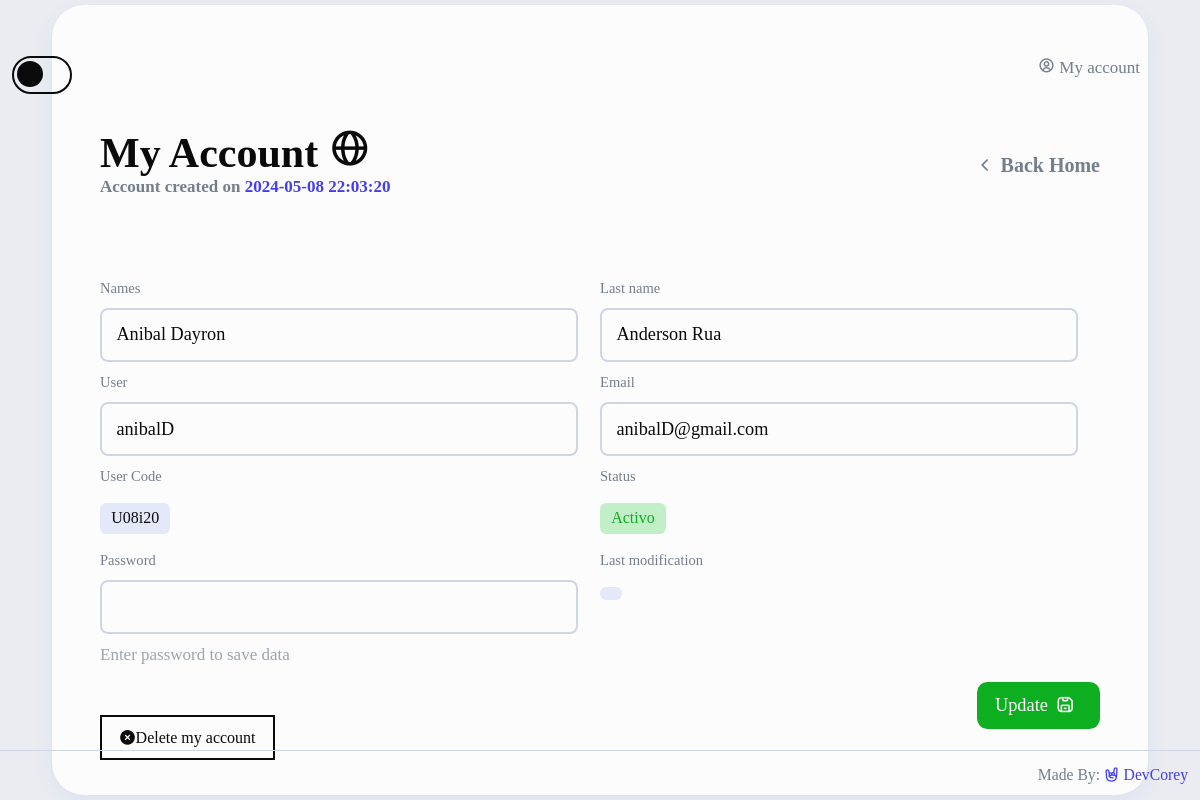
The app's page /account.php (signed in) with its own data.
### tables this page shows
CREATE TABLE IF NOT EXISTS `users` (
  `IdUsuario` int(11) NOT NULL AUTO_INCREMENT,
  `CodUsuario` varchar(100) NOT NULL,
  `Usuario` varchar(100) NOT NULL,
  `Password` varchar(100) NOT NULL,
  `Nombres` varchar(100) NOT NULL,
  `Apellidos` varchar(100) NOT NULL,
  `Email` varchar(100) NOT NULL,
  `Permisos` enum('Administrador','Usuario normal') NOT NULL,
  `Estado` enum('Activo','Desactivo','Eliminado','Bloqueado') NOT NULL,
  `FechaRegistro` datetime NOT NULL,
  `FechaModificacion` datetime DEFAULT NULL,
  PRIMARY KEY (`IdUsuario`)
);

### action/functions.php (called while the page is built, shortened)
<?php
function get_user() {
    $conn = Db::connect();
    $UserActual = $_SESSION['email'];
    $query = "SELECT * FROM users WHERE Email = '$UserActual'";
    $result = mysqli_query($conn, $query);
    if ($result) {
        $usuarios = array();
        while ($row = mysqli_fetch_assoc($result)) {
            $usuarios[] = $row;
        }
        return $usuarios;
    } else {
        return false;
    }
}

### account.php (the view, shortened to what this page needs)
<?php
require_once "action/functions.php";
$usuarios = get_user();
?>
<!DOCTYPE html>
<html lang="en">
<head>
    <?php include 'action/inc/link.php'?>
    <main class="main">
        <div class="container container_max">
            <?php include 'action/inc/header.php'?>
            <section class="form_contender">
                <div class="form_register">
                    <?php foreach ($usuarios as $usuario) { ?>
                    <div class="head">
                        <h2>My Account <i class='bx bx-globe'></i>
                        <p>Account created on <span class="color_primary"><?php echo $usuario['FechaRegistro']; ?></span></p>
                        </h2>
                        <a class="right color_text" href="./"><h6><i class="ai-chevron-left-small"></i> Back Home</h6></a>
                    </div>
                    <div class="body">
                        <form method="post" class="column" action="">
                            <div class="column-6">
                                <div class="group">
                                    <label>Names</label>
                                    <input type="text" name="nombres" value="<?php echo $usuario['Nombres']; ?>">
                                </div>
                            </div>
                            <div class="column-6">
                                <div class="group">
                                    <label>Last name</label>
                                    <input type="text" name="apellidos"  value="<?php echo $usuario['Apellidos']; ?>">
                                </div>
                            </div>
                            <div class="column-6">
                                <div class="group">
                                    <label>User</label>
                                    <input type="text" name="usuario" value="<?php echo $usuario['Usuario']; ?>">
                                </div>
                            </div>
                            <div class="column-6">
                                <div class="group">
                                    <label>Email</label>
                                    <input type="email" name="email" value="<?php echo $usuario['Email']; ?>">
                                </div>
                            </div>
                            <div class="column-6">
                                <div class="group">
                                    <label>User Code</label>
                                    <div class="label bg_secondary color_dark_p"><?php echo $usuario['CodUsuario']; ?></div>
                                </div>
                            </div>
                            <div class="column-6">
                                <div class="group">
                                    <label>Status</label>
                                    <div class="label bg_third color_verify"><?php echo $usuario['Estado']; ?></div>
                                </div>
                            </div>
                            <div class="column-6">
                                <div class="group">
                                    <label>Password</label>
                                    <input type="password" name="password" value="">
                                    <p class="obs">Enter password to save data</p>
                                </div>
                            </div>
                            <div class="column-6">
                                <div class="group">
                                    <label>Last modification</label>
                                    <div class="label bg_secondary color_dark_p"><?php echo $usuario['FechaModificacion']; ?></div>
                                </div>
                            </div>
                            <div class="column-12">
                                <div class="f_r">
                                    <?php } ?>
                                    <button type="submit" class="bg_verify">Update<i class="ai-save"></i></button>
                                </div>
                            </div>
                        </form>
                        <a class="btn_abrir button border bg_light color_dark"><i class="ai-circle-x-fill"></i>Delete my account</a>
                    </div>
                </div>
            </section>
        </div>
    </main>
    <?php include 'action/inc/footer.php'?>
</body>
</html>

### assets/css/framework.css (style rules this page uses)
:root { --color_dark_p: #0a0a0b; --color_light_p: #fcfcfc; --color_text: #747f8b; --color_primary: #413df7; --color_secondary: #e4e9f9; --color_third: #c3efc8; --color_verify: #0eae21; --color_danger: #ff7070; --font_black: 'CreatoDisplay Black'; --font_bold: 'CreatoDisplay Bold'; --font_extrabold: 'CreatoDisplay Extra Bold'; --font_light: 'CreatoDisplay Light'; --font_medium: 'CreatoDisplay Medium'; --font_regular: 'CreatoDisplay Regular'; --font_thin: 'CreatoDisplay Thin'; --cursor_pointer: pointer; }
.light_mode { --color_input: #d0d5e4; --color_body: #eaecf1; --color_light: #fcfcfc; --color_dark: #0a0a0b; --color_focus: #e9ebf4; --box_shadow_m: 0 0 1px 0 rgba(24, 94, 224, 0.1), 0 6px 20px 0 rgba(24, 94, 224, 0.064); }
body { background-color: var(--color_body); color: var(--color_dark); font-family: var(--font_medium); position: relative; padding: 0; margin: 0; }
main { position: relative; }
.main { position: relative; align-content: center; display: grid; min-height: 100vh; overflow: hidden; }
a { cursor: var(--cursor_pointer); text-decoration: none; }
input, button { outline: none; border: none; }
.container { width: 98%; max-width: 1650px; margin: 0 auto; }
.container_max { max-width: 1800px; }
.f_r { float: right; }
h1, h2, h3, h4 { font-family: var(--font_bold); color: var(--color_dark); }
h2 { font-size: 42px; }
h6 { font-size: 20px; }
p { font-size: 17px; color: var(--color_text); }
a { color: var(--color_primary); }
.color_dark { color: var(--color_dark); }
.color_dark_p { color: var(--color_dark_p); }
.color_text { color: var(--color_text); }
.color_primary { color: var(--color_primary); }
.color_verify { color: var(--color_verify); }
.bg_light { background: var(--color_light); }
.bg_secondary { background: var(--color_secondary); }
.bg_third { background: var(--color_third); }
.bg_verify { background: var(--color_verify); }
.column { display: flex; flex-flow: row wrap; justify-content: flex-start; height: auto; }
.column-12 { width: 100%; }
.column-6 { width: 50%; }
form { display: block; }
form label { color: var(--color_text); font-family: var(--font_bold); font-size: .91rem; }
input[type="text"], input[type="email"], input[type="password"], input[type="number"], input[type="tel"], input[type="date"], input[type="time"] { width: 100%; padding: .9rem; margin: .7rem auto; border: 2px solid var(--color_input); font-size: 1.14rem; border-radius: .5rem; color: var(--color_dark_p); background: var(--color_light_p); font-family: var(--font_bold); }
input[type="text"]::placeholder { color: var(--color_input); }
.obs { margin-top: 0rem; opacity: .7; }
.border { border: 2px solid; }
button { padding: .8rem 1.1rem; font-family: var(--font_bold); border-radius: .65rem; font-size: 1.15rem; color: var(--color_light_p); background: var(--color_primary); cursor: var(--cursor_pointer); }
.button { padding: .75rem 1.1rem; }
button i { padding-left: .5rem; padding-right: .5rem; }
.label { display: table; padding: .4rem .7rem; border-radius: .4rem; margin: .4rem; font-family: var(--font_extrabold); }

### assets/css/main.css (style rules this page uses)
.form_contender { display: grid; margin: 0 auto; }
.form_login .head, .form_register .head, .form_contender .head { padding-top: .5rem; }
.form_login .head h2, .form_register .head h2, .form_contender .head h2 { line-height: 0%; }
.form_login .body, .form_register .body { padding-top: 2.5rem; }
.form_register { background: var(--color_light); border-radius: 2rem; width: 1000px; margin: 0 auto; padding: 3rem; box-shadow: var(--box_shadow_m); }
.form_register .body .group { width: 92%; }
.form_register .body .group .label { margin: 1.1rem 0rem; }
.form_register .body .group input { padding-right: 0rem; }
.form_contender .head { padding-top: 2.5rem; display: flex; justify-content: space-between; }
.form_contender .head .right { display: grid; align-items: center; }

### records on screen
users: FechaRegistro "2024-05-08 22:03:20", nombres "Anibal Dayron", apellidos "Anderson Rua", usuario "anibalD", email "anibalD@gmail.com", CodUsuario "U08i20", Estado "Activo"
